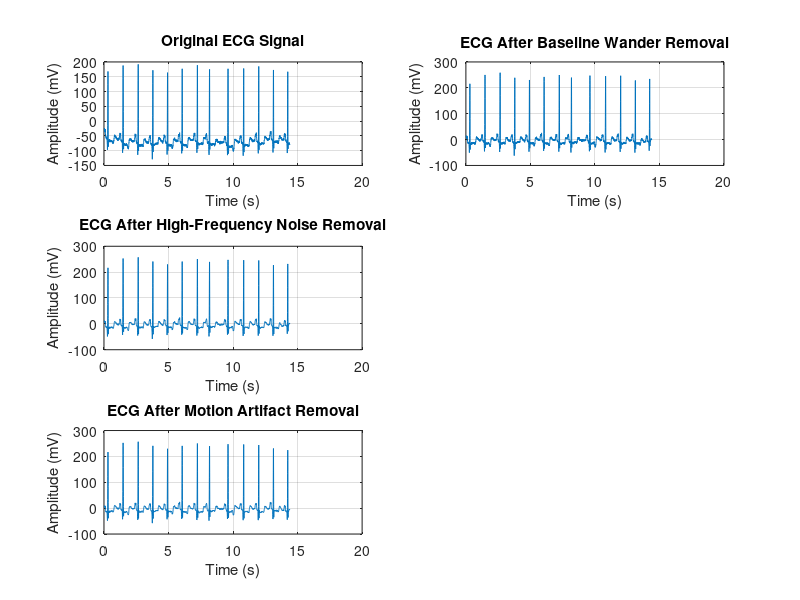

The MATLAB source for this figure: (Note: this script raises an error after producing the figure.)
% Load ECG data (Replace with your own data file)
data = load('100m.mat');
ecg_signal = data.val(1, :); 
fs = 250; 
% Time vector
N = length(ecg_signal); 
t = (0:N-1) / fs; 
% Plot the original ECG signal
figure;
subplot(3, 2, 1);
plot(t, ecg_signal);
title('Original ECG Signal');
xlabel('Time (s)');
ylabel('Amplitude (mV)');
grid on;

% --- 1. Remove Baseline Wander (High-pass filter) ---
fc_baseline = 0.5; % Cutoff frequency for baseline wander in Hz
[b_high, a_high] = butter(2, fc_baseline / (fs / 2), 'high');
ecg_no_baseline = filtfilt(b_high, a_high, ecg_signal);

% Plot the ECG after baseline wander removal
subplot(3, 2, 2);
plot(t, ecg_no_baseline);
title('ECG After Baseline Wander Removal');
xlabel('Time (s)');
ylabel('Amplitude (mV)');
grid on;

% --- 2. Remove High-frequency Noise (Low-pass filter) ---
fc_noise = 40; % Cutoff frequency for high-frequency noise in Hz
[b_low, a_low] = butter(4, fc_noise / (fs / 2), 'low');
ecg_filtered = filtfilt(b_low, a_low, ecg_no_baseline);

% -- 3. Plot the ECG after high-frequency noise removal
subplot(3, 2, 3);
plot(t, ecg_filtered);
title('ECG After High-Frequency Noise Removal');
xlabel('Time (s)');
ylabel('Amplitude (mV)');
grid on;

% --- 4. Remove Motion Artifacts (Band-pass filter) ---
fc_low = 0.5; % Low cutoff frequency for ECG signal
fc_high = 50; % High cutoff frequency for ECG signal
[b_bandpass, a_bandpass] = butter(4, [fc_low / (fs / 2), fc_high / (fs / 2)], 'bandpass');
ecg_bandpass_filtered = filtfilt(b_bandpass, a_bandpass, ecg_filtered);


% Plot the ECG after motion artifact removal
subplot(3, 2, 5);
plot(t, ecg_bandpass_filtered);
title('ECG After Motion Artifact Removal');
xlabel('Time (s)');
ylabel('Amplitude (mV)');
grid on;

% Powerline Interference (50 Hz)
fc_line = 50; % Powerline frequency (50 Hz)
Q_factor = 35; % Quality factor (higher Q gives a narrower notch)
% Normalized frequency (W0) for the notch filter
W0 = fc_line / (fs / 2); % W0 is normalized by Nyquist frequency
BW = W0 / Q_factor; % BW is related to Q-factor
[b_notch, a_notch] = iirnotch(W0, BW); 
ecg_no_interference = filtfilt(b_notch, a_notch, ecg_filtered);
% Plot the ECG after powerline interference removal
subplot(3,2,4)
plot(t, ecg_no_interference);
title('ECG After Powerline Interference Removal');
xlabel('Time (s)');
ylabel('Amplitude (mV)');
grid on;
